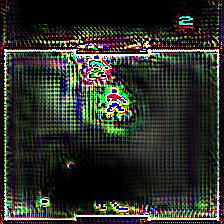
#> input picture img/cam_gb.jpg, 224 x 224 px, given in place of test.mp4, which was not available
$ python track.py
#> lines starting #> are read from the running program, lines starting #| are printed output that depends on the picture; after the words box and inside, x2 and y2 are one past the last pixel; in counts of white or black regions, pixels touching at a corner belong together; pictures that were not available may be replaced by others from this repository, and a replacement may not be noted
# importing modules

import cv2
import numpy as np

# capturing video through webcam
cap = cv2.VideoCapture('/Users/remosy/Desktop/test.mp4')

while (1):
    _, img = cap.read()
#> img is the input picture: shape (224, 224, 3); mean B, G, R 42.4, 48.5, 45.5

    # converting frame(img i.e BGR) to HSV (hue-saturation-value)

    hsv = cv2.cvtColor(img, cv2.COLOR_BGR2HSV)
#> hsv: shape (224, 224, 3); mean H, S, V 67.9, 129.7, 58.8

    # definig the range of red color
    #red_lower = np.array([136, 87, 111], np.uint8)
    #red_upper = np.array([180, 255, 255G   gydtyuuykf], np.uint8)

    # defining the Range of Blue color
    blue_lower = np.array([99, 115, 150], np.uint8)
    blue_upper = np.array([110, 255, 255], np.uint8)

    # defining the Range of yellow color
    yellow_lower = np.array([22, 60, 200], np.uint8)
    yellow_upper = np.array([60, 255, 255], np.uint8)

    # finding the range of red,blue and yellow color in the image
    #red = cv2.inRange(hsv, red_lower, red_upper)
    blue = cv2.inRange(hsv, blue_lower, blue_upper)
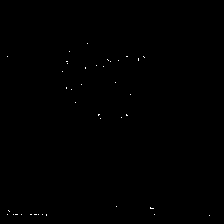
#> blue: shape (224, 224); 0.12% white in thin lines or dots, all inside (x1, y1, x2, y2) = (7, 43, 210, 216)
    yellow = cv2.inRange(hsv, yellow_lower, yellow_upper)
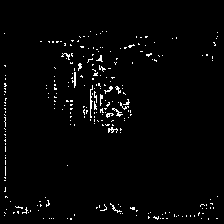
#> yellow: shape (224, 224); 2.2% white in thin lines or dots, all inside (x1, y1, x2, y2) = (4, 31, 218, 220)

    # Morphological transformation, Dilation
    kernal = np.ones((5, 5), "uint8")

    #red = cv2.dilate(red, kernal)
    #res = cv2.bitwise_and(img, img, mask=red)

    blue = cv2.dilate(blue, kernal)
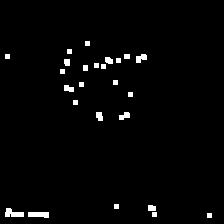
#> blue: shape (224, 224); 2% white; 25 white regions, largest, box (x1, y1, x2, y2) and area: (5, 208, 24, 217) 115, (28, 212, 49, 218) 110, (136, 54, 147, 63) 69
    res1 = cv2.bitwise_and(img, img, mask=blue)

    yellow = cv2.dilate(yellow, kernal)
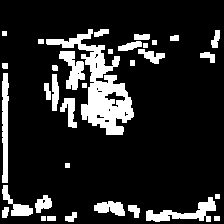
#> yellow: shape (224, 224); 15.2% white; 34 white regions
    res2 = cv2.bitwise_and(img, img, mask=yellow)
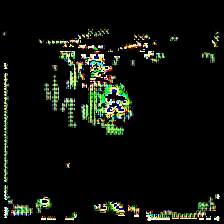
#> res2: shape (224, 224, 3); mean B, G, R 12.4, 17.9, 15.1

    # Tracking the Red Color
    """
    (contours, hierarchy) = cv2.findContours(red, cv2.RETR_TREE, cv2.CHAIN_APPROX_SIMPLE)
    for pic, contour in enumerate(contours):
        area = cv2.contourArea(contour)
        if (area > 300):
            x, y, w, h = cv2.boundingRect(contour)
            img = cv2.rectangle(img, (x, y), (x + w, y + h), (0, 0, 255), 2)
            cv2.putText(img, "RED color", (x, y), cv2.FONT_HERSHEY_SIMPLEX, 0.7, (0, 0, 255))
    """

    # Tracking the Blue Color
    """
    (contours, hierarchy) = cv2.findContours(blue, cv2.RETR_TREE, cv2.CHAIN_APPROX_SIMPLE)
    for pic, contour in enumerate(contours):
        area = cv2.contourArea(contour)
        if (area > 300):
            x, y, w, h = cv2.boundingRect(contour)
            img = cv2.rectangle(img, (x, y), (x + w, y + h), (255, 0, 0), 2)
            cv2.putText(img, "Blue color", (x, y), cv2.FONT_HERSHEY_SIMPLEX, 0.7, (255, 0, 0))
            """

    # Tracking the yellow Color
    """
    (contours, hierarchy) = cv2.findContours(yellow, cv2.RETR_TREE, cv2.CHAIN_APPROX_SIMPLE)
    for pic, contour in enumerate(contours):
        area = cv2.contourArea(contour)
        if (area > 300):
            x, y, w, h = cv2.boundingRect(contour)
            img = cv2.rectangle(img, (x, y), (x + w, y + h), (0, 255, 0), 2)
            cv2.putText(img, "yellow  color", (x, y), cv2.FONT_HERSHEY_SIMPLEX, 1.0, (0, 255, 0))
            """

    (contours, hierarchy) = cv2.findContours(yellow, cv2.RETR_TREE, cv2.CHAIN_APPROX_SIMPLE)
#> contours = 46 contours, 18 with area under 20; largest, box (x1, y1, x2, y2) and area: (46, 29, 134, 135) 2839, (146, 197, 216, 222) 570, (2, 73, 9, 183) 506, (59, 51, 85, 90) 440, (2, 185, 33, 216) 278
    for pic, contour in enumerate(contours):
        area = cv2.contourArea(contour)
        if (area > 300):
            x, y, w, h = cv2.boundingRect(contour)
            img = cv2.rectangle(img, (x, y), (x + w, y + h), (0, 255, 0), 2)
            cv2.putText(img, "yellow  color", (x, y), cv2.FONT_HERSHEY_SIMPLEX, 1.0, (0, 255, 0))
#> this loop made 46 passes
#> (area, x, y, w, h) on passes 8, 18, 23, 36: (569.5, 146, 197, 70, 25), (506, 2, 73, 7, 110), (439.5, 59, 51, 26, 39), (2839, 46, 29, 88, 106)
#> area on passes 4, 5, 6, 7, 9, 12: 57.5, 47.5, 82, 271, 167, 278
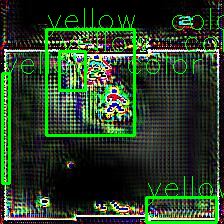
#> img: shape (224, 224, 3); 7.77% of pixels changed, all inside (x1, y1, x2, y2) = (1, 8, 224, 224)

        # cv2.imshow("Redcolour",red)
    cv2.imshow("Color Tracking", img)
    # cv2.imshow("red",res)
    if cv2.waitKey(10) & 0xFF == ord('q'):
#> (key q is pressed here)
        cap.release()
        cv2.destroyAllWindows()
        break

$ run again, on img/predictions.jpg
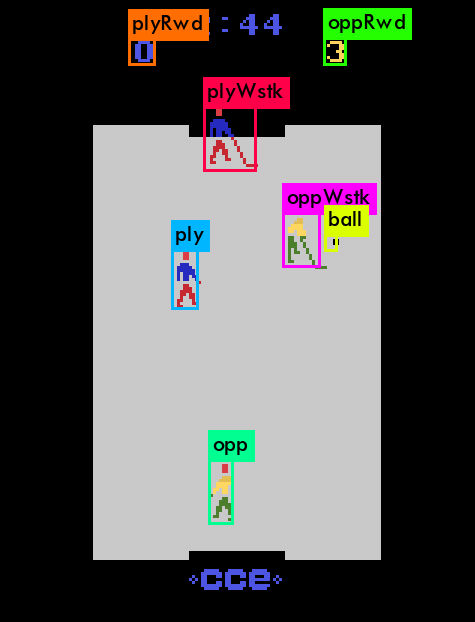
#> input picture img/predictions.jpg, 475 x 622 px, given in place of test.mp4, which was not available
#> img is the input picture: shape (622, 475, 3); mean B, G, R 84.1, 85, 86.7
#> hsv: shape (622, 475, 3); mean H, S, V 10.3, 21.9, 93
#> `blue = cv2.inRange(hsv, blue_lower, blue_upper)`:
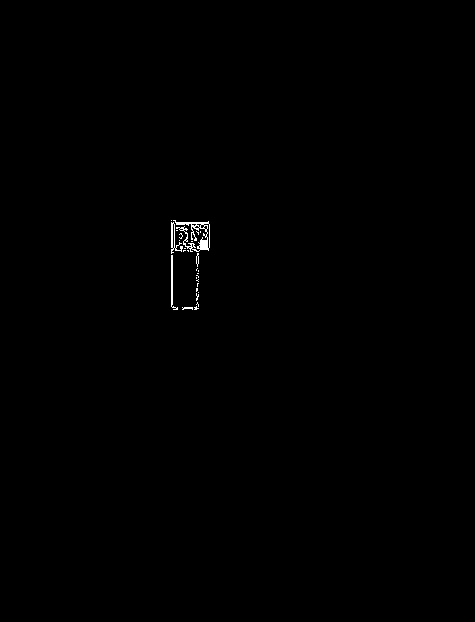
#> blue: shape (622, 475); 0.26% white in thin lines or dots, all inside (x1, y1, x2, y2) = (171, 220, 210, 310)
#> contours = 9 contours, 2 with area under 20; largest, box (x1, y1, x2, y2) and area: (321, 6, 414, 68) 3922, (322, 203, 371, 254) 1940, (286, 216, 308, 242) 342, (211, 474, 233, 496) 338, (327, 45, 338, 58) 76, (328, 238, 334, 248) 40, (322, 262, 330, 271) 33
#> the loop `for pic, contour in enumerate(contours):` made 9 passes
#> (area, x, y, w, h) on passes 1, 4, 6, 8: (338, 211, 474, 22, 22), (342, 286, 216, 22, 26), (1940, 322, 203, 49, 51), (3922.5, 321, 6, 93, 62)
#> after the loop `for pic, contour in enumerate(contours):`:
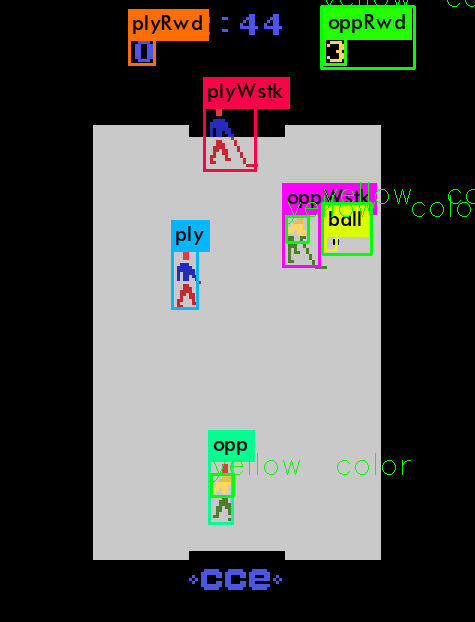
#> img: shape (622, 475, 3); mean B, G, R 83, 86.7, 85.5
